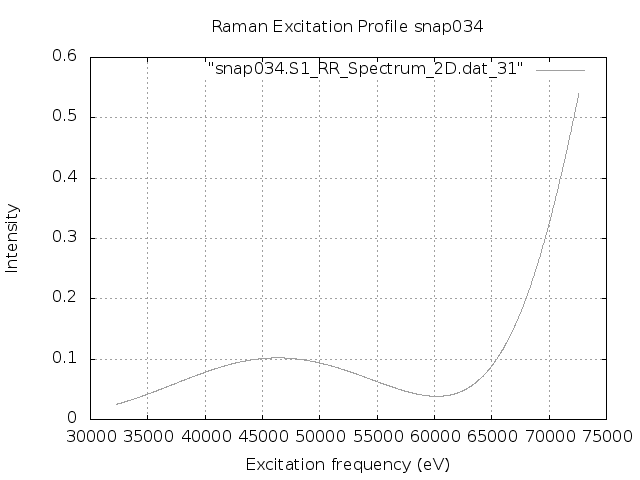

Write gnuplot code to recreate this figure.
set terminal png
set output "snap034.S1.REP_frozen.png"
set xlabel 'Excitation frequency (eV)'
set ylabel 'Intensity'
set title "Raman Excitation Profile snap034"
set grid
set autoscale
plot "snap034.S1_RR_Spectrum_2D.dat_31" with lines lc "blue"
exit
